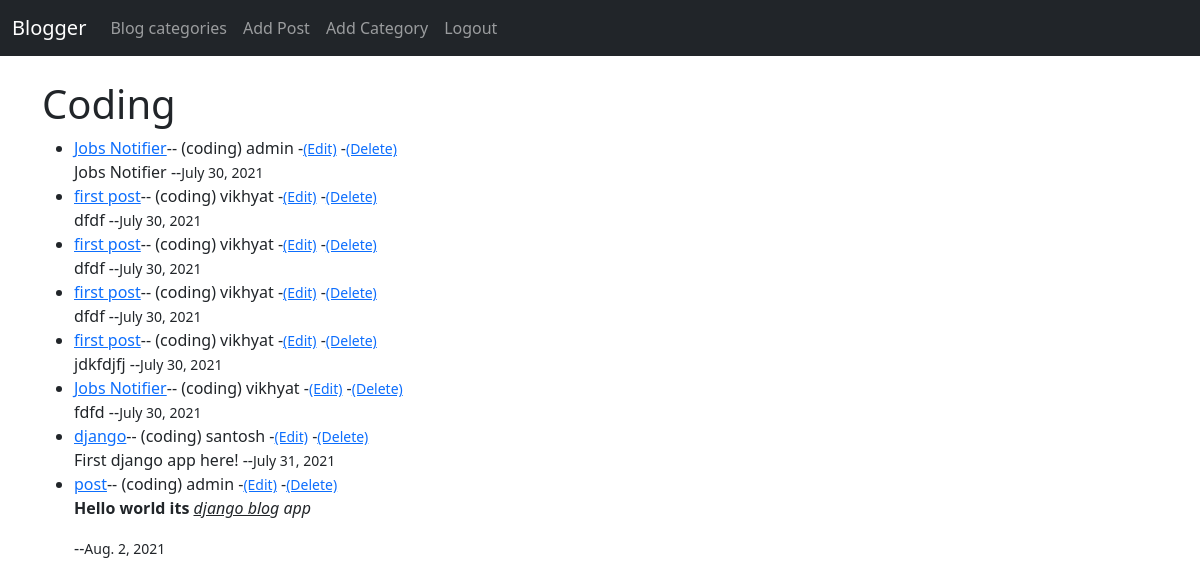
The page /category/coding/ (signed in) on the database its author committed.
### theblog/models.py (models this page shows, shortened)
class Post(models.Model):
    title = models.CharField(max_length=255)
    title_tag = models.CharField(max_length=255)
    author = models.ForeignKey(User,on_delete=models.CASCADE)
    body= RichTextField(blank=True,null=True)
    category=models.CharField(max_length=255,default='coding')
    snippet=models.CharField(max_length=255,default='Click link above to read blog post...')
    post_date=models.DateField(auto_now_add=True)
    likes = models.ManyToManyField(User,related_name='blog_post')

### theblog/views.py (the view)
# urls.py: path('category/<str:cats>/',CategoryView,name="category"),
def CategoryView(request,cats):
    catergory_post= Post.objects.filter(category=cats.replace('-',' '))
    return render(request,'categories.html',{'cats':cats.title().replace('-',' '),'category_post':catergory_post})

### theblog/templates/categories.html
{%extends 'base.html'%}
{% block content %}
{% if category_post%}
<h1> {{cats}} </h1>
<ul>
    {% for post in category_post%}
       <li> <a href="{%url 'article-detail' post.pk%}">{{post.title}}</a>--
        ({{post.category}})
        {{post.author}}
        {%if user.is_authenticated%}
        -<a href="{%url 'update_post' post.pk%}"><small>(Edit)</small></a>
        -<a href="{%url 'delete_post' post.pk%}"><small>(Delete)</small></a>
        {% endif %}
        <br>
        {{post.body|slice:"200"|safe}} --<small>{{post.post_date}}</small></li>
    {%endfor%}
    </ul>
{%else %}
<div class="container  align-middle">
    <h3>Sorry this page does not exist😌</h3>
    <a href="{%url 'home'%}">Back to Home Page</a>
</div>
{% endif %}
{% endblock %}

### rows shown on the page
Post: title "Jobs Notifier", category "coding", author "admin", body "Jobs Notifier", post_date "July 30, 2021"
Post: title "first post", category "coding", author "vikhyat", body "dfdf", post_date "July 30, 2021"
Post: title "first post", category "coding", author "vikhyat", body "dfdf", post_date "July 30, 2021"
Post: title "first post", category "coding", author "vikhyat", body "dfdf", post_date "July 30, 2021"
Post: title "first post", category "coding", author "vikhyat", body "jdkfdjfj", post_date "July 30, 2021"
Post: title "Jobs Notifier", category "coding", author "vikhyat", body "fdfd", post_date "July 30, 2021"
Post: title "django", category "coding", author "santosh", body "First django app here!", post_date "July 31, 2021"
Post: title "post", category "coding", author "admin", body "Hello world its django blo g app", post_date "Aug. 2, 2021"

### other values the page prints
{{ cats }} "Coding"
